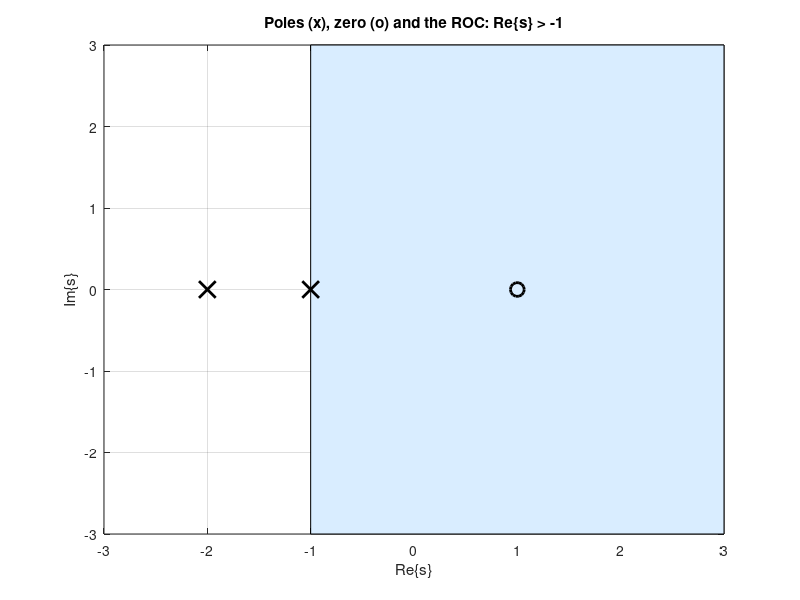

MATLAB code to generate this figure: (Note: this script raises an error after producing the figure.)
% Signals and Systems — The Laplace Transform and the ROC
%title: The Laplace Transform and Its ROC
%ar-title: تحويل لابلاس ومنطقة التقارب
%lesson: ss-ch5-1
%course: signals-systems

%% X(s) by numerical integration
%ar: X(s) = ∫ x(t) e^{−st} dt. للمثال x = 3e^{−2t}u(t) − 2e^{−t}u(t). نختار قيمًا لـ s داخل الـ ROC (Re{s} > −1) ونقارن بـ (s − 1)/(s² + 3s + 2).
%ar: تنبيه عملي: نكتب الأسّين معًا exp(−(2 + s)t) بدل ضرب exp(−2t) في exp(−st)؛ عند t كبيرة جدًا قد يعطي الضرب Inf × 0 = NaN.
x = @(t) 3*exp(-2*t) - 2*exp(-t);
for s = [0.5, 1 + 2j, -0.5 + 3j]
    Xn = integral(@(t) 3*exp(-(2 + s)*t) - 2*exp(-(1 + s)*t), 0, Inf);
    Xf = (s - 1)/(s^2 + 3*s + 2);
    fprintf('s = %5.2f%+5.2fj: numerical %8.5f%+8.5fj, formula %8.5f%+8.5fj\n', real(s), imag(s), real(Xn), imag(Xn), real(Xf), imag(Xf))
end
%check: abs(Xn - Xf) < 1e-8

%% Outside the ROC the integral blows up
%ar: عند Re{s} = −1.5 (خارج الـ ROC) نحسب التكامل إلى حدود متزايدة T: القيمة تكبر بلا حد، أي لا يوجد تحويل هناك.
s = -1.5;
for T = [5 10 20 40]
    fprintf('integral to T = %2d: %12.2f\n', T, integral(@(t) 3*exp(-(2 + s)*t) - 2*exp(-(1 + s)*t), 0, T))
end

%% Poles, zeros and the ROC on the s-plane
%ar: الأقطاب جذور المقام، والأصفار جذور البسط. الـ ROC يمين أقصى قطب (لأن الإشارة يمينية). نظلل المنطقة بـ fill.
p = roots([1 3 2]); z = roots([1 -1]);
fill([-1 3 3 -1], [-3 -3 3 3], [0.85 0.93 1]); hold on
plot(real(p), imag(p), 'kx', 'MarkerSize', 12, 'LineWidth', 2); plot(real(z), imag(z), 'ko', 'MarkerSize', 10, 'LineWidth', 2)
hold off; grid on; axis([-3 3 -3 3]); xlabel('Re\{s\}'); ylabel('Im\{s\}'); title('Poles (x), zero (o) and the ROC: Re\{s\} > -1')
fprintf('poles: %g %g, zero: %g\n', sort(p), z)
%check: all(abs(sort(p) - [-2; -1]) < 1e-12)

%%! Project idea: a pole-zero plotter
%ar: مشروع: دالة pz(b, a) ترسم الأقطاب والأصفار لأي دالة تحويل من معاملاتها. ستستخدمها في كل دروس لابلاس و Z.
pz([1 -1], [1 3 2]);

function pz(b, a)
    z = roots(b); p = roots(a);
    figure; plot(real(p), imag(p), 'x', 'MarkerSize', 12, 'LineWidth', 2); hold on
    plot(real(z), imag(z), 'o', 'MarkerSize', 10, 'LineWidth', 2); hold off; grid on; axis equal
    xlabel('Re'); ylabel('Im'); title('Pole-zero plot'); legend('poles', 'zeros')
end
